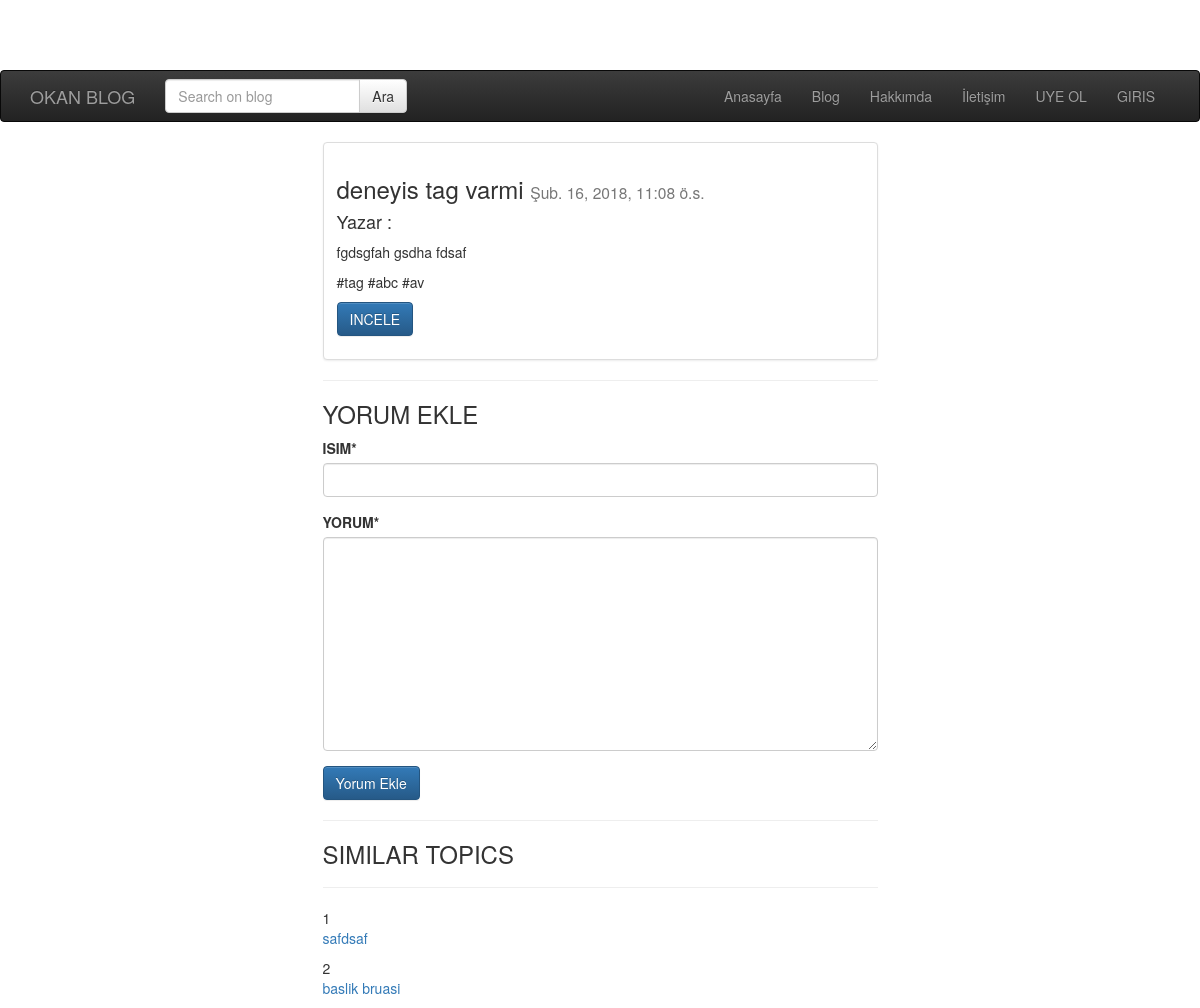
The app's page /post/deneyis-tag-varmi/, older data.
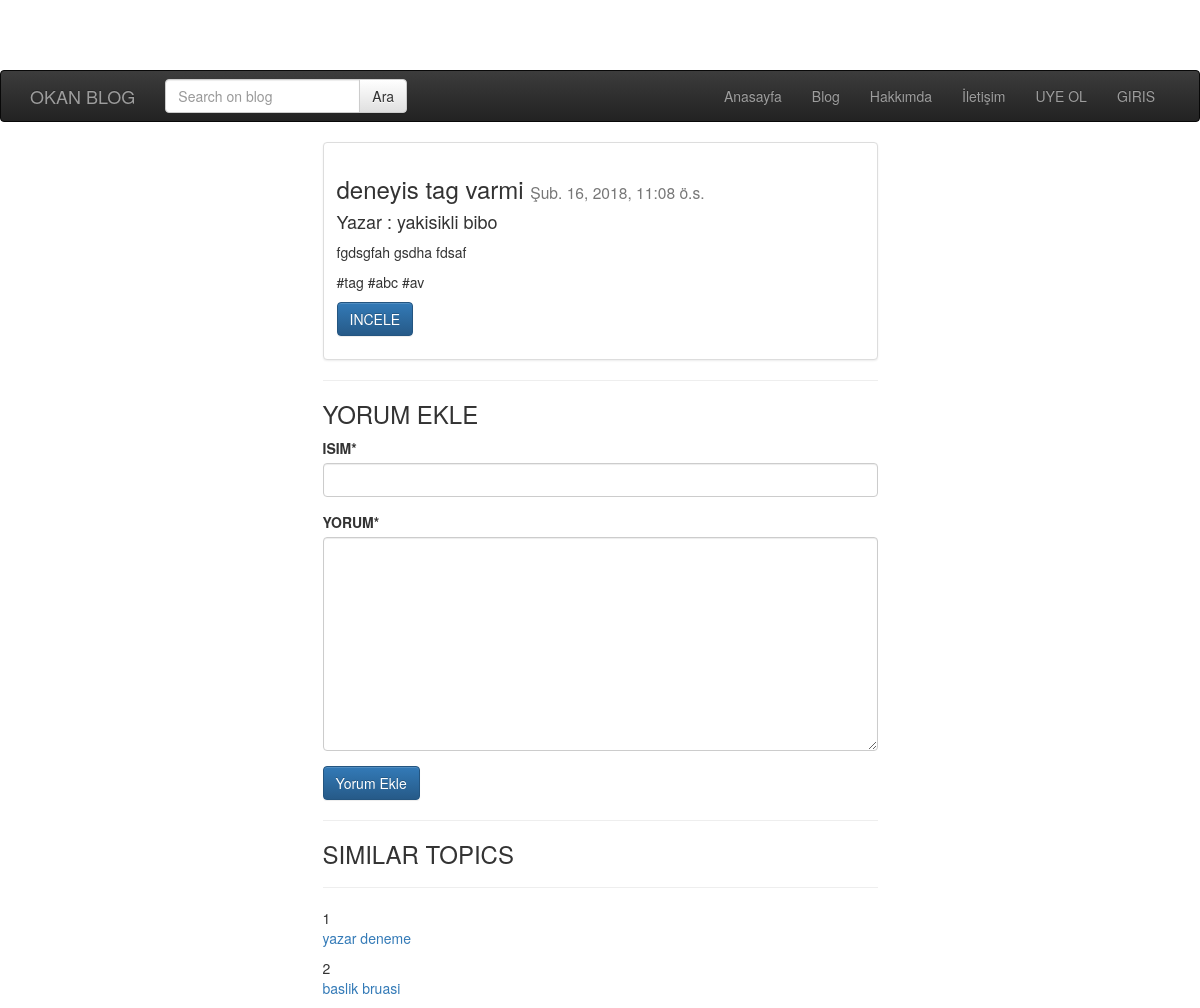
The same page, newer data.
### post/models.py (models this page shows, shortened)
class Post(models.Model):
	user = models.ForeignKey(
		'auth.User',
		verbose_name='Yazar',
	 	related_name='posts',
		on_delete=models.CASCADE,
		)
	title = models.CharField(max_length=120,verbose_name='BAŞLIK')
	content = RichTextField(verbose_name='İÇERİK')
	publishing = models.DateTimeField(verbose_name='YAYINLANMA TARİHİ',auto_now_add=True)
	image = models.ImageField(null=True, blank=True)
	slug = models.SlugField(unique=True, editable=False,max_length=130)
	tags=models.CharField(null=False,max_length=120,verbose_name='TAGS',default="#tag1 #tag2")
	def get_tags(self):
		return self.tags.split()
	def get_absolute_url(self):
		return reverse('posst:detail',kwargs={'slug':self.slug})
	class Meta:
		ordering=['-publishing','id']

### post/views.py (the view)
# urls.py: url(r'^(?P<slug>[\w-]+)/$', post_detail,name='detail'),
def post_detail(request, slug):
	post=get_object_or_404(Post,slug=slug)
	postlist=Post.objects.all()
	ppl=[]
	for cp in postlist:
		flag=0
		if cp == post:
			continue
		for tg in post.get_tags():
			if tg in cp.get_tags():
				flag=1
				break
		if flag==1:
			ppl.append(cp)
	ppl=set(ppl)
	form=CommentForm(request.POST or None)
	if form.is_valid():
		comment=form.save(commit=False)
		comment.post = post
		comment.save()
		return HttpResponseRedirect(post.get_absolute_url())
	context={
		'post':post,
		'form':form,
		'pl':ppl,
	}
	return render(request,'post/detail.html',context)

### post/forms.py
class CommentForm(forms.ModelForm):
	class Meta:
		model = Comment
		fields=[
			'name',
			'content',
		]

### templates/post/detail.html (shortened to what this page needs)
{% extends 'base.html' %}
{% block body %}
	<div class="container">
		<div class="row">
		  <div class="col-md-6 col-md-offset-3">
		    <div class="thumbnail">
		      <div class="caption">
		        <h3>{{ post.title }} <small> {{ post.publishing }}</small></h3>
				<h4>Yazar : {{ post.user.get_full_name }}</h4>
		        <p>{{ post.content | safe | linebreaks }}</p>
                <p>{{ post.tags | safe | linebreaks }}</p>
		        <p>  <a href="{{ post.get_absolute_url }}" class="btn btn-primary" role="button">INCELE</a>
		        </p>
		      </div>
		    </div>
				<hr>
				<h3>YORUM EKLE</h3>
				{% include 'post/comment.html' %}
				<hr>
                <h3>SIMILAR TOPICS</h3><hr>
                {% for i in pl %}
                    {{ forloop.counter }}
                    <p><a href={{ i.get_absolute_url }}>{{ i.title }}</a></p>
                {% endfor %}
		  </div>
		</div>
	</div>
{% endblock %}

Row changes from the older to the newer data that the page shows:
removed Post: title "safdsaf"
changed through a linked row, Post "deneyis tag varmi": user.get_full_name (not shown) → "yakisikli bibo"
added Post: title "yazar deneme"
